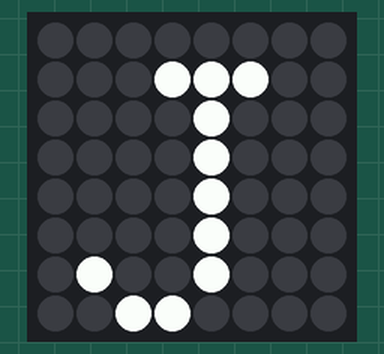
A program run on a simulated Raspberry Pi (BCM pin numbers) with a Sense HAT. Parts: the Sense HAT's 8×8 RGB LED matrix. At 4.0 s the program stops and its outputs stay as they are.

Above: at 0.1 s.
At 1.1 s:
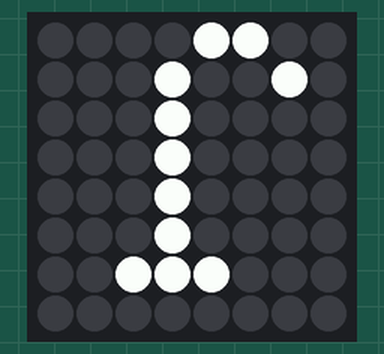
At 2.6 s:
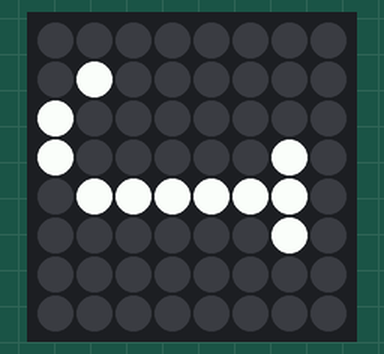
At 3.6 s:
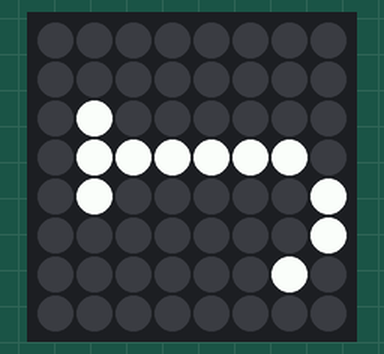

Measured:
- what the display in image 1 shows lasts 0.5 s, from 1.0 s to 1.5 s

The program:

spinning.py
```python
from sense_hat import SenseHat
import time

sense = SenseHat()

sense.show_letter("J")

for r in (0, 90, 180, 270, 0, 90, 180, 270):
    sense.set_rotation(r)
    time.sleep(0.5)

# From here: https://github.com/raspberrypilearning/getting-started-with-the-sense-hat/blob/master/code/spinning_j.py
```
